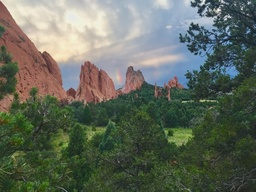
#> input picture nature_resize.jpg, 256 x 192 px, shrunk from 500 x 375 before the run
$ python color_quantization.py
#> lines starting #> are read from the running program, lines starting #| are printed output that depends on the picture; after the words box and inside, x2 and y2 are one past the last pixel; in counts of white or black regions, pixels touching at a corner belong together
"""
This program reduces the color palette of an image into k distinct colors
It is able to separate these colors through k-means clustering
"""

import matplotlib.pyplot as plt

from scipy.cluster.vq import kmeans, vq

"""
Performs k-means clustering on a image into k distinct colors

Parameters
----------
image : numpy.array (dtype = float)
    an HxWX3 array of an image

clusters : int
    the number of distinct colors to represent the image

Returns
-------
numpy.array (dtype = float)
    an HXWX3 array of an image represented as k distinct colors
"""
def segment_image(image, clusters):

    #Reshapes image for use with k-means clustering
    h, w, d = image.shape
    image2d = image.reshape(h * w, d)

    #Obtain the centroids of image pixels calculated through k-means
    centroids, _ = kmeans(image2d, clusters)

    #Obtain the indices associated to the centroids based on image
    indices, _ = vq(image2d, centroids)
    indices = indices.reshape(h, w)

    #Obtain resulting image separated into k distinct colors
    result = centroids[indices]

    return result

"""
Scales the R value of an image by 1000
Performs k-means clustering on the scaled image into k distinct colors

Parameters
----------
image : numpy.array (dtype = float)
    an HxWX3 array of an image

clusters : int
    the number of distinct colors to represent the image

Returns
-------
numpy.array (dtype = float)
    an HXWX3 array of the scaled image represented as k distinct colors
"""
def segment_image_scaled(image, clusters):

    #Scale R value of image provided by a factor of 1000
    scaled = image.copy()
    scaled[:, :, 0] = scaled[:, :, 0] * 1000

    #Reshapes image for use with k-means clustering
    h, w, d = scaled.shape
    image2d = scaled.reshape(h * w, d)

    #Obtain the centroids of image pixels calculated through k-means
    centroids, _ = kmeans(image2d, clusters)

    #Obtain the indices associated to the centroids based on image
    indices, _ = vq(image2d, centroids)
    indices = indices.reshape(h, w)

    #Obtain resulting image separated into k distinct colors
    result = centroids[indices]

    #Scale R value of resulting image back to normal
    result[:, :, 0] = result[:, :, 0] / 1000

    return result

#Read colorful image
image = plt.imread('nature_resize.jpg')
#> image is the input picture: shape (192, 256, 3); mean R, G, B 98.3, 106, 93.3
image = image.astype('float')

#Obtain version of image separated into k distinct colors
k2 = segment_image(image, 2).astype('uint8')
#> in segment_image, `centroids, _ = kmeans(image2d, clusters)`: centroids = [[62.8, 73.2, 54.47], [181, 182.3, 183.7]]
#> in segment_image, `indices = indices.reshape(h, w)`:
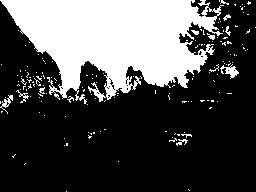
#> indices: shape (192, 256) int32; values 0 (black) and 1 (white), 30.1% white; 165 white regions (153 under 20 px), largest, box (x1, y1, x2, y2) and area: (0, 0, 224, 104) 13883, (220, 64, 239, 79) 123, (0, 95, 13, 114) 76
k5 = segment_image(image, 5).astype('uint8')
k10 = segment_image(image, 10).astype('uint8')

#Obtain scaled version of image separated into k distinct colors
sk2 = segment_image_scaled(image, 2).astype('uint8')
#> in segment_image_scaled, `scaled[:, :, 0] = scaled[:, :, 0] * 1000`:
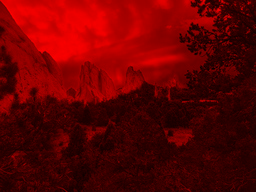
#> scaled: shape (192, 256, 3) float64; mean R, G, B 98329.3, 106, 93.3; drawn with min black and max white
#> in segment_image_scaled, `centroids, _ = kmeans(image2d, clusters)`: centroids = [[55407.1, 71.94, 54.04], [175831.3, 167.5, 164.2]]
#> in segment_image_scaled, `indices = indices.reshape(h, w)`: indices: shape (192, 256) int32; values 0 (black) and 1 (white), 35.6% white; 120 white regions (112 under 20 px), largest, box (x1, y1, x2, y2) and area: (0, 0, 223, 105) 16656, (0, 94, 15, 115) 185, (168, 132, 194, 146) 163
#> in segment_image_scaled, `result[:, :, 0] = result[:, :, 0] / 1000`:
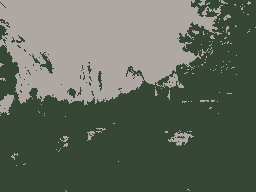
#> result: shape (192, 256, 3) float64; mean of channels 0, 1, 2 98.3, 106, 93.3; drawn as R, G, B
sk5 = segment_image_scaled(image, 5).astype('uint8')
#> call 2 of segment_image_scaled, with clusters = 5
#> in segment_image_scaled (call 2), `centroids, _ = kmeans(image2d, clusters)`: centroids = [[221303.1, 213, 196.9], [42154.2, 59.25, 42.49], [163897.1, 155.2, 159.3], [65842.5, 82.88, 60.31], [120094.5, 119.2, 118.4]]
#> in segment_image_scaled (call 2), `indices = indices.reshape(h, w)`:
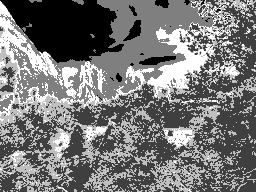
#> indices: shape (192, 256) int32; min 0, max 4, mean 1.88; drawn with min black and max white
#> in segment_image_scaled (call 2), `result[:, :, 0] = result[:, :, 0] / 1000`:
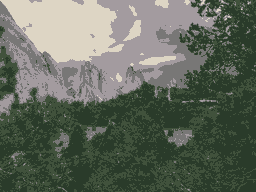
#> result: shape (192, 256, 3) float64; mean of channels 0, 1, 2 98.3, 106, 93.3; drawn as R, G, B
sk10 = segment_image_scaled(image, 10).astype('uint8')
#> call 3 of segment_image_scaled, with clusters = 10
#> in segment_image_scaled (call 3), `centroids, _ = kmeans(image2d, clusters)`: centroids = [[33821.4, 51.45, 38.78], [142781.7, 129.3, 132], [54937.1, 72.12, 50.3], [116579.8, 118.7, 118.5], [196514.5, 192.1, 187.2], [44580.3, 61.31, 43.13], [89216.1, 102.5, 86.45], [68458, 85.99, 62.57], [166827.2, 160.2, 165.4], [231466, 221.9, 201.5]]
#> in segment_image_scaled (call 3), `indices = indices.reshape(h, w)`:
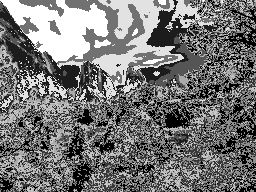
#> indices: shape (192, 256) int32; min 0, max 9, mean 4.17; drawn with min black and max white
#> in segment_image_scaled (call 3), `result[:, :, 0] = result[:, :, 0] / 1000`:
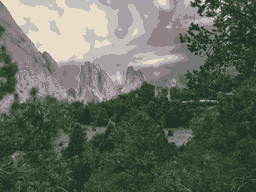
#> result: shape (192, 256, 3) float64; mean of channels 0, 1, 2 98.3, 106, 93.3; drawn as R, G, B

image = image.astype('uint8')

#Plot results
fig, ax = plt.subplots(3, 3, figsize=(15, 12))

ax[0, 0].axis('off')
ax[0, 1].imshow(image)
ax[0, 1].set_title('Original Image')
ax[0, 2].axis('off')

ax[1, 0].imshow(k2)
ax[1, 0].set_title('k = 2')
ax[1, 1].imshow(k5)
ax[1, 1].set_title('k = 5')
ax[1, 2].imshow(k10)
ax[1, 2].set_title('k = 10')

ax[2, 0].imshow(sk2)
ax[2, 0].set_title('k = 2 (scaled)')
ax[2, 1].imshow(sk5)
ax[2, 1].set_title('k = 5 (scaled)')
ax[2, 2].imshow(sk10)
ax[2, 2].set_title('k = 10 (scaled)')

plt.show()

$ run again, with giraffe_resize.jpg copied over nature_resize.jpg
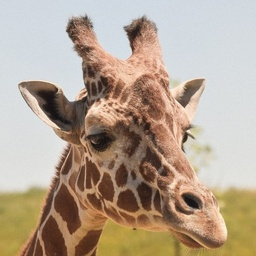
#> input picture giraffe_resize.jpg, 256 x 256 px, shrunk from 500 x 500 before the run
#> image is the input picture: shape (256, 256, 3); mean R, G, B 180.4, 163.4, 145.8
#> in segment_image, `centroids, _ = kmeans(image2d, clusters)`: centroids = [[137.6, 105.7, 71.55], [217.3, 213.3, 210]]
#> in segment_image, `indices = indices.reshape(h, w)`:
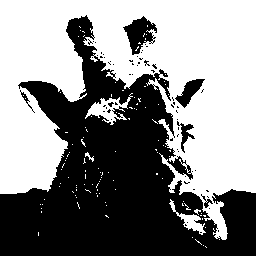
#> indices: shape (256, 256) int32; values 0 (black) and 1 (white), 53.6% white; 64 black regions (58 under 20 px), largest, box (x1, y1, x2, y2) and area: (0, 15, 256, 256) 28855, (123, 16, 157, 55) 681, (175, 79, 205, 108) 362, (177, 121, 195, 153) 184, (20, 90, 35, 113) 52, (201, 194, 213, 208) 49
#> in segment_image_scaled, `centroids, _ = kmeans(image2d, clusters)`: centroids = [[205737.8, 192.8, 175.1], [101532, 72.12, 54.62]]
#> in segment_image_scaled (call 3), `centroids, _ = kmeans(image2d, clusters)`: centroids = [[210544, 209.9, 209.6], [81025.6, 52.88, 38.82], [170885.5, 141.2, 84.48], [220914.6, 216.7, 212.4], [127127.1, 93.98, 72.01], [103245.7, 72.55, 54.44], [240713.5, 205.1, 180.3], [149999.1, 112.9, 84.58], [48982.2, 35.05, 28.85], [186627.7, 150.8, 100.7]]
#> in segment_image_scaled (call 3), `result[:, :, 0] = result[:, :, 0] / 1000`:
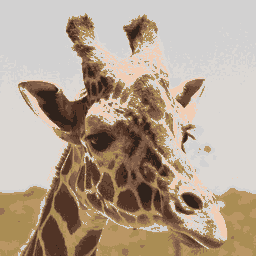
#> result: shape (256, 256, 3) float64; mean of channels 0, 1, 2 180.4, 163.4, 145.8; drawn as R, G, B
